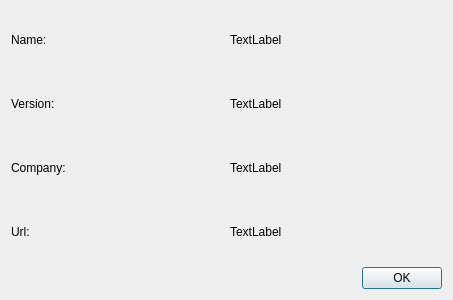
<?xml version="1.0" encoding="UTF-8"?>
<ui version="4.0">
 <class>AboutDialog</class>
 <widget class="QDialog" name="AboutDialog">
  <property name="geometry">
   <rect>
    <x>0</x>
    <y>0</y>
    <width>453</width>
    <height>300</height>
   </rect>
  </property>
  <property name="windowTitle">
   <string>Dialog</string>
  </property>
  <layout class="QVBoxLayout" name="verticalLayout">
   <item>
    <layout class="QGridLayout" name="gridLayout">
     <item row="0" column="0">
      <widget class="QLabel" name="label">
       <property name="text">
        <string>Name:</string>
       </property>
      </widget>
     </item>
     <item row="0" column="1">
      <widget class="QLabel" name="lblName">
       <property name="text">
        <string>TextLabel</string>
       </property>
      </widget>
     </item>
     <item row="1" column="0">
      <widget class="QLabel" name="label_2">
       <property name="text">
        <string>Version:</string>
       </property>
      </widget>
     </item>
     <item row="1" column="1">
      <widget class="QLabel" name="lblVersion">
       <property name="text">
        <string>TextLabel</string>
       </property>
      </widget>
     </item>
     <item row="2" column="0">
      <widget class="QLabel" name="label_3">
       <property name="text">
        <string>Company:</string>
       </property>
      </widget>
     </item>
     <item row="2" column="1">
      <widget class="QLabel" name="lblCompany">
       <property name="text">
        <string>TextLabel</string>
       </property>
      </widget>
     </item>
     <item row="3" column="0">
      <widget class="QLabel" name="label_4">
       <property name="text">
        <string>Url:</string>
       </property>
      </widget>
     </item>
     <item row="3" column="1">
      <widget class="QLabel" name="lblUrl">
       <property name="text">
        <string>TextLabel</string>
       </property>
      </widget>
     </item>
    </layout>
   </item>
   <item>
    <widget class="QDialogButtonBox" name="buttonBox">
     <property name="orientation">
      <enum>Qt::Horizontal</enum>
     </property>
     <property name="standardButtons">
      <set>QDialogButtonBox::Ok</set>
     </property>
    </widget>
   </item>
  </layout>
 </widget>
 <resources/>
 <connections>
  <connection>
   <sender>buttonBox</sender>
   <signal>accepted()</signal>
   <receiver>AboutDialog</receiver>
   <slot>accept()</slot>
   <hints>
    <hint type="sourcelabel">
     <x>248</x>
     <y>254</y>
    </hint>
    <hint type="destinationlabel">
     <x>157</x>
     <y>274</y>
    </hint>
   </hints>
  </connection>
  <connection>
   <sender>buttonBox</sender>
   <signal>rejected()</signal>
   <receiver>AboutDialog</receiver>
   <slot>reject()</slot>
   <hints>
    <hint type="sourcelabel">
     <x>316</x>
     <y>260</y>
    </hint>
    <hint type="destinationlabel">
     <x>286</x>
     <y>274</y>
    </hint>
   </hints>
  </connection>
 </connections>
</ui>
